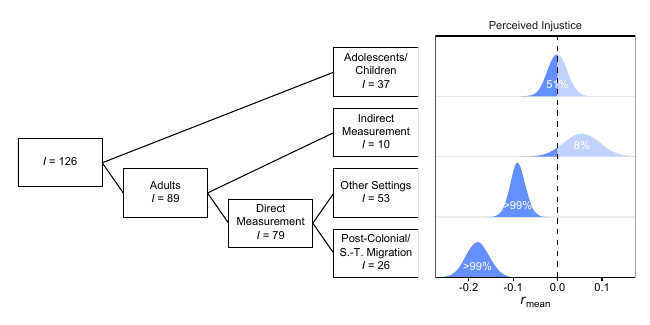

Write R code to recreate this figure.
rm(list = ls())

# Notes -------------------------------------------------------------------


# Library -----------------------------------------------------------------

  # Load packages
  library(tidyverse); library(tidybayes); library(patchwork)
  library(ggtext); library(numform)


# Prepare -----------------------------------------------------------------

  # Import results from meta-regression trees 
  results <- read_rds("results/results_exploratory_moderator_analyses.rds")
  
  
# Figure 6a ---------------------------------------------------------------

  # Prepare data for subfigure
  d_6a <- results %>% distinct(kk, n)
  
  # Create boxes
  boxes <- tibble(
    xmin = c(0.0, 1.0, 2.0, 3.0, 3.0, 3.0, 3.0),
    xmax = c(0.8, 1.8, 2.8, 3.8, 3.8, 3.8, 3.8),
    ymin = c(1.5, 1.0, 0.5, 0.0, 1.0, 2.0, 3.0),
    ymax = c(2.3, 1.8, 1.3, 0.8, 1.8, 2.8, 3.8)
  )
  
  # Create arrows
  arrows <- tibble(
    x    = c(0.8, 0.8, 1.8, 1.8, 2.8, 2.8),
    xend = c(1.0, 3.0, 2.0, 3.0, 3.0, 3.0),
    y    = c(1.9, 1.9, 1.4, 1.4, 0.9, 0.9),
    yend = c(1.4, 3.4, 0.9, 2.4, 1.4, 0.4)
  )
  
  # Create labels
  labels <- tibble(
    x = c(0.4, 1.4, 2.4, 3.4, 3.4, 3.4, 3.4),
    y = c(1.9, 1.4, 0.9, 0.4, 1.4, 2.4, 3.4),
    text = c(
      glue("*I* = {sum(d_6a$n)}"),
      glue("Adults<br>*I* = {d_6a$n[2] + d_6a$n[3] + d_6a$n[4]}"),
      glue("Direct<br>Measurement<br>*I* = {d_6a$n[3] + d_6a$n[4]}"),
      glue("Post-Colonial/<br>S.-T. Migration<br>*I* = {d_6a$n[4]}"),
      glue("Other Settings<br>*I* = {d_6a$n[3]}"),
      glue("Indirect<br>Measurement<br>*I* = {d_6a$n[2]}"),
      glue("Adolescents/<br>Children<br>*I* = {d_6a$n[1]}")
    )
  )
  
  # Create flow chart
  f_6a <- ggplot(NULL) + 
    geom_segment(
      data = arrows,
      aes(x = x, y = y, xend = xend, yend = yend),
      size = 1/.pt,
      linejoin = "mitre"
    ) +
    geom_rect(
      data = boxes,
      aes(xmin = xmin, xmax = xmax, ymin = ymin, ymax = ymax),
      colour = "black", fill = "white", size = 1/.pt
    ) +
    geom_richtext(
      data = labels,
      aes(x = x, y = y, label = text),
      colour = "black", fill = NA, label.colour = NA,
      size = 10*0.8/.pt
    ) +
    coord_cartesian(xlim = c(0, 3.8), ylim = c(0, 4), expand = FALSE) +
    theme_classic(base_size = 10) +
    theme(
      axis.line = element_blank(),
      axis.text = element_blank(),
      axis.ticks = element_blank(),
      axis.title = element_blank(),
      panel.background = element_rect(colour = NA, fill = NA)
    )


# Figure 6b ---------------------------------------------------------------

  # Prepare data for subfigure
  d_6b <- results %>% select(.chain:.draw, kk, r)
  
  # Visualize
  f_6b <- ggplot(d_6b, aes(x = r, y = kk)) +
    geom_hline(
      yintercept = 0:4,
      colour = "grey92",
      size = 0.455
    ) +
    stat_halfeye(
      aes(fill = after_stat(x < 0), group = kk),
      point_interval = NULL,
      adjust = 2,
      n = 1e4
    ) +
    geom_vline(xintercept = 0, linetype = "dashed", size = 0.455) +
    geom_richtext(
      data = d_6b %>% 
        group_by(kk) %>% 
        summarise(p = mean(r < 0), r = mean(r)) %>% 
        mutate(
          p = case_when(
            p > 0.99 ~ "\\>99%",
            # p < 0.50 ~ paste0(round(1-p, 2)*100, "%"),
            # p > 0.50 ~ paste0(round(p, 2)*100, "%")
            TRUE ~ paste0(round(p, 2)*100, "%")
          )
        ),
      aes(label = p),
      vjust = 0,
      size = 10*0.8/.pt,
      colour = "white", fill = NA, label.colour = NA
    ) +
    scale_y_reverse(breaks = 0:4) +
    scale_fill_manual(values = c("#c1d2ff", "#648fff")) +
    coord_cartesian(xlim = c(-0.275, 0.175), ylim = c(4, 0), expand = FALSE) +
    facet_grid(. ~ "Perceived Injustice") +
    theme_classic(base_size = 10) +
    theme(
      legend.position = "none",
      strip.background = element_blank(),
      axis.line = element_blank(),
      axis.text.y = element_blank(),
      axis.text.x = element_text(colour = "black"),
      axis.ticks.y = element_blank(),
      axis.ticks.x = element_line(colour = "black"),
      panel.background = element_rect(colour = "black", fill = NA),
      panel.ontop = TRUE
    ) +
    labs(
      x = expression(italic(r[plain(mean)])),
      y = NULL
    )
  

# Combine -----------------------------------------------------------------

  # Combine subfigures
  f_6a + f_6b + plot_layout(widths = c(2, 1), nrow = 1)

# Export ------------------------------------------------------------------

  # Export figure (as .pdf)
  ggsave(
    "figures/figure-6.pdf",
    width = 6.5, height = 6.5/2, units = "in",
    device = cairo_pdf
  )
  
  # Export figure (as .png)
  ggsave(
    "figures/figure-6.png",
    width = 6.5, height = 6.5/2, units = "in",
    dpi = 600
  )
